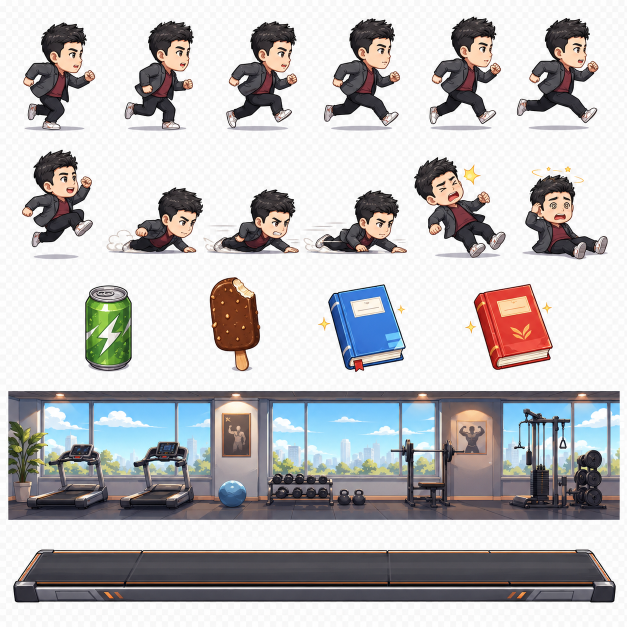
#> input picture 最终完整素材.png, 1254 x 1254 px (shown at 1/2 size)
$ python extract_assets.py
#> lines starting #> are read from the running program, lines starting #| are printed output that depends on the picture; after the words box and inside, x2 and y2 are one past the last pixel; in counts of white or black regions, pixels touching at a corner belong together
# -*- coding: utf-8 -*-
"""从『最终完整素材.png』提取游戏实际使用的 PNG 素材。

生成图里棋盘格是画出来的，不是真透明通道，所以这里对每个角色/道具裁片做
边缘浅色洪泛去底，尽量保留物体内部的白色高光和标签。
"""
from collections import deque
from pathlib import Path

import numpy as np
from PIL import Image


SRC = Path("最终完整素材.png")
OUT = Path("assets")
OUT.mkdir(exist_ok=True)


def flood_remove_checker(img: Image.Image, threshold: int = 235) -> Image.Image:
    """只移除与裁片边缘连通的浅灰/白色棋盘格背景。"""
    rgba = img.convert("RGBA")
    arr = np.array(rgba)
    rgb = arr[:, :, :3].astype(np.int16)
    mx = rgb.max(axis=2)
    mn = rgb.min(axis=2)
    candidate = (mn > threshold) & ((mx - mn) < 18)

    h, w = candidate.shape
    seen = np.zeros_like(candidate, dtype=bool)
    q: deque[tuple[int, int]] = deque()

    for x in range(w):
        for y in (0, h - 1):
            if candidate[y, x] and not seen[y, x]:
                seen[y, x] = True
                q.append((x, y))
    for y in range(h):
        for x in (0, w - 1):
            if candidate[y, x] and not seen[y, x]:
                seen[y, x] = True
                q.append((x, y))

    while q:
        x, y = q.popleft()
        for nx, ny in ((x + 1, y), (x - 1, y), (x, y + 1), (x, y - 1)):
            if 0 <= nx < w and 0 <= ny < h and candidate[ny, nx] and not seen[ny, nx]:
                seen[ny, nx] = True
                q.append((nx, ny))

    arr[:, :, 3] = np.where(seen, 0, arr[:, :, 3])
    return Image.fromarray(arr, "RGBA")


def trim_alpha(img: Image.Image, pad: int = 4) -> Image.Image:
    arr = np.array(img)
    ys, xs = np.where(arr[:, :, 3] > 8)
    if len(xs) == 0:
        return img
    x0, x1 = xs.min(), xs.max() + 1
    y0, y1 = ys.min(), ys.max() + 1
    x0 = max(0, x0 - pad)
    y0 = max(0, y0 - pad)
    x1 = min(img.width, x1 + pad)
    y1 = min(img.height, y1 + pad)
    return img.crop((x0, y0, x1, y1))


def crop_clean(sheet: Image.Image, box: tuple[int, int, int, int], trim: bool = True) -> Image.Image:
    img = flood_remove_checker(sheet.crop(box))
    return trim_alpha(img) if trim else img


def save(img: Image.Image, name: str) -> None:
    path = OUT / name
    img.save(path)
    print(f"saved {name:22s} {img.size}")


def main() -> None:
    sheet = Image.open(SRC).convert("RGB")
#> sheet is the input picture: PIL image 1254x1254 RGB; mean R, G, B 190.5, 189.2, 190.4

    # Top row: 6 running frames. Use consistent y bounds so feet align in-game.
    run_boxes = [
        (36, 24, 204, 270),
        (232, 24, 404, 270),
        (436, 24, 612, 270),
        (632, 24, 820, 270),
        (844, 24, 1020, 270),
        (1018, 24, 1220, 270),
    ]
    for i, box in enumerate(run_boxes):
        save(crop_clean(sheet, box), f"run{i}.png")
#> this loop made 6 passes
#> pass 1, in flood_remove_checker, `mn = rgb.min(axis=2)`:
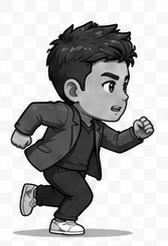
#> mn: shape (246, 168) int16; min 0, max 255, mean 181.3

    # Special actions.
    save(crop_clean(sheet, (28, 280, 204, 530)), "jump.png")
#> in flood_remove_checker (call 7), `candidate = (mn > threshold) & ((mx - mn) < 18)`:
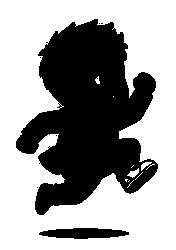
#> candidate: shape (250, 176) bool; 61.7% white; 7 black regions (5 under 20 px), largest, box (x1, y1, x2, y2) and area: (16, 19, 158, 215) 16139, (39, 228, 129, 239) 729
#> after the loop in flood_remove_checker (call 7), `for x in range(w):`: seen: shape (250, 176) bool; 0.8% white in thin lines or dots
#> after the loop in flood_remove_checker (call 7), `for y in range(h):`: seen: shape (250, 176) bool; 1.9% white in thin lines or dots
#> after the loop in flood_remove_checker (call 7), `while q:`: seen: shape (250, 176) bool; 61.3% white; 7 black regions (5 under 20 px), largest, box (x1, y1, x2, y2) and area: (16, 19, 158, 215) 16313, (39, 228, 129, 239) 729
#| saved jump.png               (150, 228)
    # The current game expects these names. Keep sliding as one stable pose.
    save(crop_clean(sheet, (1022, 310, 1232, 540)), "crouch.png")
#> in flood_remove_checker (call 8), `candidate = (mn > threshold) & ((mx - mn) < 18)`: candidate: shape (230, 210) bool; 67% white; 13 black regions (7 under 20 px), largest, box (x1, y1, x2, y2) and area: (22, 39, 194, 209) 15483, (41, 28, 67, 45) 119, (124, 42, 146, 57) 104, (107, 22, 120, 34) 97, (71, 23, 80, 32) 53, (83, 30, 104, 34) 51
#> after the loop in flood_remove_checker (call 8), `for x in range(w):`: seen: shape (230, 210) bool; 0.87% white in thin lines or dots
#> after the loop in flood_remove_checker (call 8), `for y in range(h):`: seen: shape (230, 210) bool; 1.8% white in thin lines or dots
#| saved crouch.png             (180, 195)
    save(crop_clean(sheet, (205, 355, 410, 518)), "slide.png")
#> in flood_remove_checker (call 9), `candidate = (mn > threshold) & ((mx - mn) < 18)`: candidate: shape (163, 205) bool; 60.8% white; 4 black regions (3 under 20 px), largest, box (x1, y1, x2, y2) and area: (8, 19, 201, 153) 13080
#> after the loop in flood_remove_checker (call 9), `for x in range(w):`: seen: shape (163, 205) bool; 1.2% white in thin lines or dots
#> after the loop in flood_remove_checker (call 9), `for y in range(h):`:
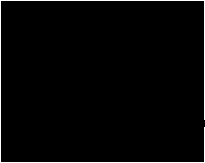
#> seen: shape (163, 205) bool; 2.2% white in thin lines or dots
#> after the loop in flood_remove_checker (call 9), `while q:`:
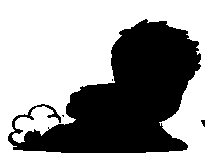
#> seen: shape (163, 205) bool; 59.9% white; 4 black regions (3 under 20 px), largest, box (x1, y1, x2, y2) and area: (8, 19, 201, 153) 13384
#| saved slide.png              (201, 142)

    # Obstacles and collectibles.
    save(crop_clean(sheet, (90, 532, 294, 762)), "obstacle_sprite.png")
#> in flood_remove_checker (call 10), `candidate = (mn > threshold) & ((mx - mn) < 18)`: candidate: shape (230, 204) bool; 69.4% white; 1 black region, box (x1, y1, x2, y2) and area: (80, 38, 174, 212) 14350
#> after the loop in flood_remove_checker (call 10), `for x in range(w):`: seen: shape (230, 204) bool; 0.87% white in thin lines or dots
#> after the loop in flood_remove_checker (call 10), `for y in range(h):`:
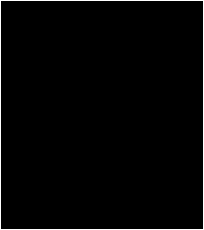
#> seen: shape (230, 204) bool; 1.8% white in thin lines or dots
#> after the loop in flood_remove_checker (call 10), `while q:`:
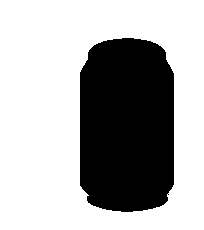
#> seen: shape (230, 204) bool; 67.9% white; 1 black region, box (x1, y1, x2, y2) and area: (80, 38, 174, 212) 15059
#| saved obstacle_sprite.png    (102, 182)
    save(crop_clean(sheet, (370, 528, 548, 762)), "obstacle_icecream.png")
#> in flood_remove_checker (call 11), `mx = rgb.max(axis=2)`:
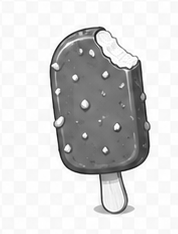
#> mx: shape (234, 178) int16; min 13, max 255, mean 211.1
#| saved obstacle_icecream.png  (110, 198)
    save(crop_clean(sheet, (628, 528, 840, 762)), "book1.png")
#| saved book1.png              (185, 185)
    save(crop_clean(sheet, (916, 528, 1134, 762)), "book2.png")
#| saved book2.png              (184, 181)
#| saved bg.png                 (1224, 258)

    # Scene layers.
    save(sheet.crop((16, 782, 1240, 1040)).convert("RGBA"), "bg.png")
    save(crop_clean(sheet, (18, 1088, 1240, 1218), trim=True), "belt.png")
#| saved belt.png               (1214, 116)


if __name__ == "__main__":
    main()

$ run again, with 巧乐兹雪糕_障碍物.png copied over 最终完整素材.png
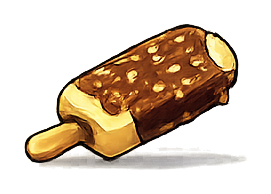
#> input picture 巧乐兹雪糕_障碍物.png, 271 x 194 px
#> in main, `sheet = Image.open(SRC).convert("RGB")`:
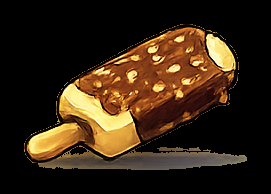
#> sheet: PIL image 271x194 RGB; mean R, G, B 53.8, 36.8, 19.2
#> the loop in main, `for i, box in enumerate(run_boxes):` made 6 passes
#> pass 1, in flood_remove_checker, `mn = rgb.min(axis=2)`:
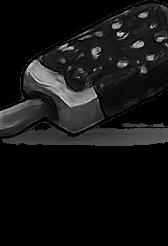
#> mn: shape (246, 168) int16; min 0, max 239, mean 19.9
#> rgb: shape (250, 176, 3) int16; every value is 0
#> mx: shape (250, 176) int16; every value is 0
#> candidate: shape (250, 176) bool; every value is 0
#| saved jump.png               (176, 250)
#> rgba: PIL image 210x230 RGBA
#> rgb: shape (230, 210, 3) int16; every value is 0
#> mx: shape (230, 210) int16; every value is 0
#> candidate: shape (230, 210) bool; every value is 0
#| saved crouch.png             (210, 230)
#> rgba: PIL image 205x163 RGBA
#> rgb: shape (163, 205, 3) int16; every value is 0
#> mx: shape (163, 205) int16; every value is 0
#> candidate: shape (163, 205) bool; every value is 0
#| saved slide.png              (205, 163)
#> rgba: PIL image 204x230 RGBA
#> rgb: shape (230, 204, 3) int16; every value is 0
#> mx: shape (230, 204) int16; every value is 0
#> candidate: shape (230, 204) bool; every value is 0
#| saved obstacle_sprite.png    (204, 230)
#> rgba: PIL image 178x234 RGBA
#> rgb: shape (234, 178, 3) int16; every value is 0
#> mx: shape (234, 178) int16; every value is 0
#> candidate: shape (234, 178) bool; every value is 0
#| saved obstacle_icecream.png  (178, 234)
#> rgba: PIL image 212x234 RGBA
#> rgb: shape (234, 212, 3) int16; every value is 0
#> mx: shape (234, 212) int16; every value is 0
#> candidate: shape (234, 212) bool; every value is 0
#| saved book1.png              (212, 234)
#> rgba: PIL image 218x234 RGBA
#> rgb: shape (234, 218, 3) int16; every value is 0
#> mx: shape (234, 218) int16; every value is 0
#> candidate: shape (234, 218) bool; every value is 0
#| saved book2.png              (218, 234)
#| saved bg.png                 (1224, 258)
#> rgba: PIL image 1222x130 RGBA
#> rgb: shape (130, 1222, 3) int16; every value is 0
#> mx: shape (130, 1222) int16; every value is 0
#> candidate: shape (130, 1222) bool; every value is 0
#| saved belt.png               (1222, 130)
